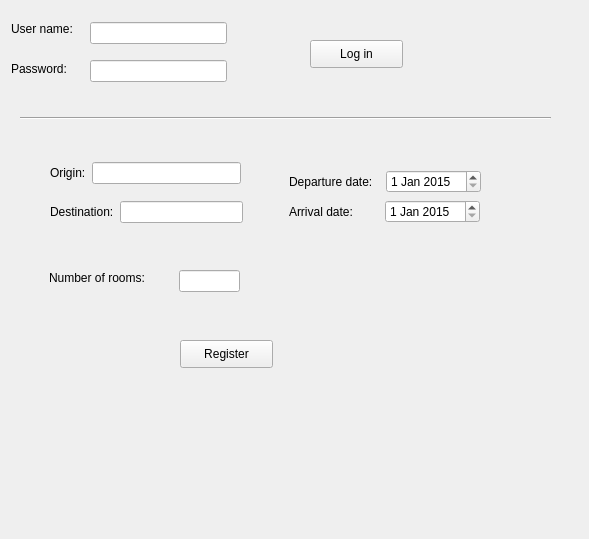
<?xml version="1.0" encoding="UTF-8"?>
<ui version="4.0">
 <class>widget_register_travel_pack</class>
 <widget class="QWidget" name="widget_register_travel_pack">
  <property name="geometry">
   <rect>
    <x>0</x>
    <y>0</y>
    <width>589</width>
    <height>539</height>
   </rect>
  </property>
  <property name="windowTitle">
   <string>Register travel pack</string>
  </property>
  <widget class="QLabel" name="label">
   <property name="geometry">
    <rect>
     <x>11</x>
     <y>21</y>
     <width>67</width>
     <height>16</height>
    </rect>
   </property>
   <property name="text">
    <string>User name:</string>
   </property>
  </widget>
  <widget class="QLineEdit" name="line_edit_user_name">
   <property name="geometry">
    <rect>
     <x>90</x>
     <y>22</y>
     <width>137</width>
     <height>22</height>
    </rect>
   </property>
  </widget>
  <widget class="QLabel" name="label_2">
   <property name="geometry">
    <rect>
     <x>11</x>
     <y>61</y>
     <width>60</width>
     <height>16</height>
    </rect>
   </property>
   <property name="text">
    <string>Password:</string>
   </property>
  </widget>
  <widget class="QLineEdit" name="line_edit_password">
   <property name="geometry">
    <rect>
     <x>90</x>
     <y>60</y>
     <width>137</width>
     <height>22</height>
    </rect>
   </property>
   <property name="echoMode">
    <enum>QLineEdit::Password</enum>
   </property>
  </widget>
  <widget class="Line" name="line">
   <property name="geometry">
    <rect>
     <x>20</x>
     <y>110</y>
     <width>531</width>
     <height>16</height>
    </rect>
   </property>
   <property name="orientation">
    <enum>Qt::Horizontal</enum>
   </property>
  </widget>
  <widget class="QLabel" name="label_7">
   <property name="geometry">
    <rect>
     <x>49</x>
     <y>270</y>
     <width>111</width>
     <height>16</height>
    </rect>
   </property>
   <property name="text">
    <string>Number of rooms:</string>
   </property>
  </widget>
  <widget class="QLineEdit" name="line_edit_number_of_rooms">
   <property name="geometry">
    <rect>
     <x>179</x>
     <y>270</y>
     <width>61</width>
     <height>22</height>
    </rect>
   </property>
  </widget>
  <widget class="QWidget" name="layoutWidget">
   <property name="geometry">
    <rect>
     <x>50</x>
     <y>161</y>
     <width>191</width>
     <height>24</height>
    </rect>
   </property>
   <layout class="QHBoxLayout" name="horizontalLayout">
    <item>
     <widget class="QLabel" name="label_3">
      <property name="text">
       <string>Origin:</string>
      </property>
     </widget>
    </item>
    <item>
     <widget class="QLineEdit" name="line_edit_origem"/>
    </item>
   </layout>
  </widget>
  <widget class="QWidget" name="layoutWidget">
   <property name="geometry">
    <rect>
     <x>50</x>
     <y>200</y>
     <width>193</width>
     <height>24</height>
    </rect>
   </property>
   <layout class="QHBoxLayout" name="horizontalLayout_2">
    <item>
     <widget class="QLabel" name="label_4">
      <property name="text">
       <string>Destination:</string>
      </property>
     </widget>
    </item>
    <item>
     <widget class="QLineEdit" name="line_edit_destination"/>
    </item>
   </layout>
  </widget>
  <widget class="QWidget" name="layoutWidget">
   <property name="geometry">
    <rect>
     <x>289</x>
     <y>170</y>
     <width>192</width>
     <height>24</height>
    </rect>
   </property>
   <layout class="QHBoxLayout" name="horizontalLayout_3">
    <item>
     <widget class="QLabel" name="label_5">
      <property name="text">
       <string>Departure date:</string>
      </property>
     </widget>
    </item>
    <item>
     <widget class="QDateEdit" name="date_edit_departure">
      <property name="dateTime">
       <datetime>
        <hour>0</hour>
        <minute>0</minute>
        <second>0</second>
        <year>2015</year>
        <month>1</month>
        <day>1</day>
       </datetime>
      </property>
     </widget>
    </item>
   </layout>
  </widget>
  <widget class="QWidget" name="layoutWidget">
   <property name="geometry">
    <rect>
     <x>289</x>
     <y>200</y>
     <width>191</width>
     <height>24</height>
    </rect>
   </property>
   <layout class="QHBoxLayout" name="horizontalLayout_4">
    <item>
     <widget class="QLabel" name="label_6">
      <property name="text">
       <string>Arrival date:</string>
      </property>
     </widget>
    </item>
    <item>
     <widget class="QDateEdit" name="date_edit_arrival">
      <property name="dateTime">
       <datetime>
        <hour>0</hour>
        <minute>0</minute>
        <second>0</second>
        <year>2015</year>
        <month>1</month>
        <day>1</day>
       </datetime>
      </property>
     </widget>
    </item>
   </layout>
  </widget>
  <widget class="QPushButton" name="button_login">
   <property name="geometry">
    <rect>
     <x>310</x>
     <y>40</y>
     <width>93</width>
     <height>28</height>
    </rect>
   </property>
   <property name="text">
    <string>Log in</string>
   </property>
  </widget>
  <widget class="QPushButton" name="button_register">
   <property name="geometry">
    <rect>
     <x>180</x>
     <y>340</y>
     <width>93</width>
     <height>28</height>
    </rect>
   </property>
   <property name="text">
    <string>Register</string>
   </property>
  </widget>
 </widget>
 <resources/>
 <connections/>
</ui>
